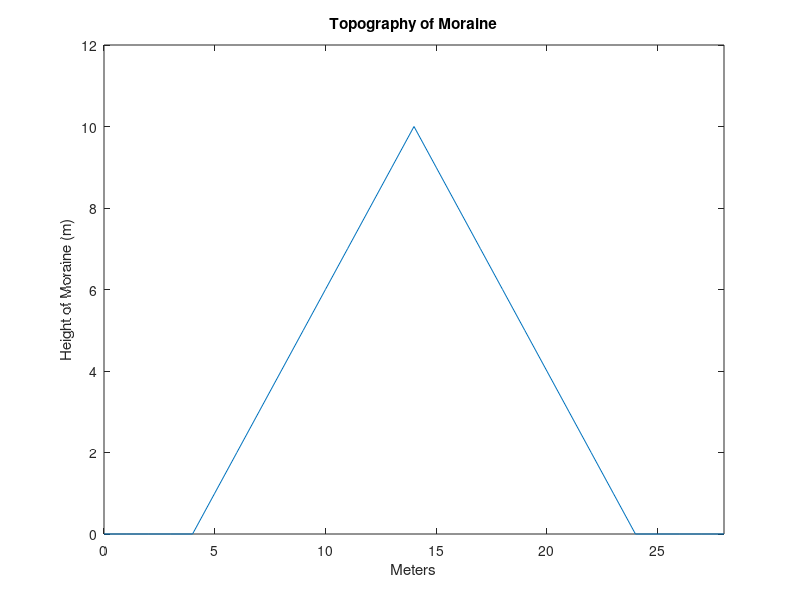

MATLAB code to generate this figure: (Note: this script raises an error after producing the figure.)
%% Homework 3: Presented by Taylor Dudunake and Javier Colton
%
%
%% Part 1: Finite Difference Approximation
% 
%% _Step 1: Taylor Series Expansion_
% This is the Taylor Series expansion of the fininite difference 
% approximation with respect to time _t_ using the variable _k_:
%
% $$ f(x,t+k) = f(x,t) + k\frac{\partial f(x,t)}{\partial t} 
% + \frac{k^2}{2} \frac{\partial^2 f(x,t)}{\partial t^2} + \frac{k^3}{6} 
% \frac{\partial^3 f(x,t)}{\partial t^3} + .... $$
%
%% _Step 2: The forward difference operator for first derivatives_
% The term _O(h)_ represents the difference between the result of the
% equation and what the real answer is expected to be. Also, it's the
% difference between the terms of order h and higher
%
% The first order _time_ derivative using the forward difference operator
% is:
%
% $$ \frac{\partial f(x,t)}{\partial t} = \frac{f(x, t+k) - f(x)}{k} + 
% \frac{k}{2} \frac{\partial^2 f(x,t)}{\partial t^2} = \frac{f(x, t+k)
% - f(x,t)}{k} + O(k) $$
%
%% _Step 3: The centered difference operator for second derivatives_
% This is centered difference approximation coming from the second
% derivative in the lecture 05 notes: 
%
% $$ \frac{\partial^2 f(x)}{\partial x^2} \approx \frac{f(x+h) -
% 2f(x)+f(x-h)}{h^2} $$
%
%% _Step 4: Approximate the derivative_
% Next, we calculate the approximation of the first order time derivative
% which is as follows:
%
% $$ \frac{f(x, t+k)-f(x,t)}{k} = \frac{\partial f(x,t)}{\partial t} $$
%
%% Part 2: The finite difference solution to the diffusion equation
%
%% _Step 1: Approximate the partial differential equation_
% Rewritten in terms of the finite difference approximations:
%
% $$ \frac{\partial z}{\partial t} = \kappa \frac{\partial^2 z}{\partial
% x^2} $$
% 
% $$ \frac{z(x, t+k) - z(x,t)}{k} = \kappa \frac{z(x+h, t)-2z(x, t) +
% z(x-h,t)}{h^2} $$
%
%% _Step 2: Solve for the values of the function at time t+k_
% In code the following code, we use k = dt and h = dx. In the following
% equations, we have solved the equation for z(x, t+k):
%
% $$ z(x, t+k) = k(\kappa \frac{z(x+h,t) - 2z(x,t) + z(x-h,t)}{h^2} +
% z(x,t) $$
%
% $$ z(x, t+dt) = \kappa dt \frac{z(x+dx,t) - 2z(x,t) + z(x-dx,t)}{\partial
% x^2} + z(x,t)$$
%
%% Part 3: Implementing the numerical solution
%
%% _Step 1: Define parameters and constants_
%
clc 
clear all
%
%
dt = 1; %years (yr)
dx = 1; %meters (m)
k = 2 * exp(-3); %square meters per year (m^2/yr)
%
%% _Step 2: Make the initial model_
%
% The following code generates our triangle moraine at t = 1 year
z = [0 0 0 0 0 1 2 3 4 5 6 7 8 9 10 9 8 7 6 5 4 3 2 1 0 0 0 0 0];
nNode = numel(z);
xArray = (0 : nNode - 1) * dx;
%
% The fifteenth element of the array (xArray=14) is the maximum elevation
% in this model. This is the same thing as z(15) = 10.
%
z(15);
%
%%
% *Figure and figure properties:*
H = plot(xArray, z);
hold on
title ('Topography of Moraine');
xlabel ('Meters');
ylabel ('Height of Moraine (m)');
axis([0, 28, 0, 12]);
legend toggle;
legend ('Initial Topography');
set(gcf,'PaperUnits', 'inches','PaperPosition', [0 0 4 4]);
saveas (H, 'initialtopography', 'png');

%% _Step 3: Loop through time to compute the topography at t+dt_
tMax = 100;
t0 = dt;
%
for t = (t0+dt:dt:tMax);
    
    for x = (2:nNode-1);
        z(1) = 0;
        z(nNode) = 0;
        
        z(x) = ((z(x-dx)+z(x+dx)-2*z(x))*dt*k)/(dx^2)+z(x);
    end
end

%% _Step 4: Plot results_
%
G = plot(xArray, z);
legend('Initial Elevation', 'Final Elevation');
hold off
%% Part 4: Discussion 
% When we increase the time of which the moraine experiences erosion to
% tMax = 1e2, 1e3, 1e4, 1e5, and 1e6 years, we see varying levels of 
% erosion and transport. At 100 years,  the height of the moraine is 6.3440 meters. At 
% 1000 years, the height of the moraine is 1.603 meters. At 10,000 years,
% the height of the moraine is 5.88e-06] meters. At 100,000 years, the height
% of the moraine is 2.57e-60 meters. Finally, at 1,000,000 years, the
% height of the moraine is 2.39e-321 meters. We notice that at some point
% between 1000 years and 10,000 years, the moraine is completely eroded
% away and the sediments are transported outwards from the base of the
% moraine. Logically, this makes sense from my knowlde of soil erosion and
% transport.
%
% When we vary the diffusivity constant but hold the maximum time constant
% (100 years), we see different results. When the value is significantly 
% smaller than 2 * exp(-3), such as 2 * exp(-15),the moraine experience 
% hardly any erosion with a maximum height of 9.99 meters. However, if we 
% increase the diffusivity constant to a value such as 2 * exp(-1), we see 
% a lot of erosion resulting in a maximum height of 0.19 meters.